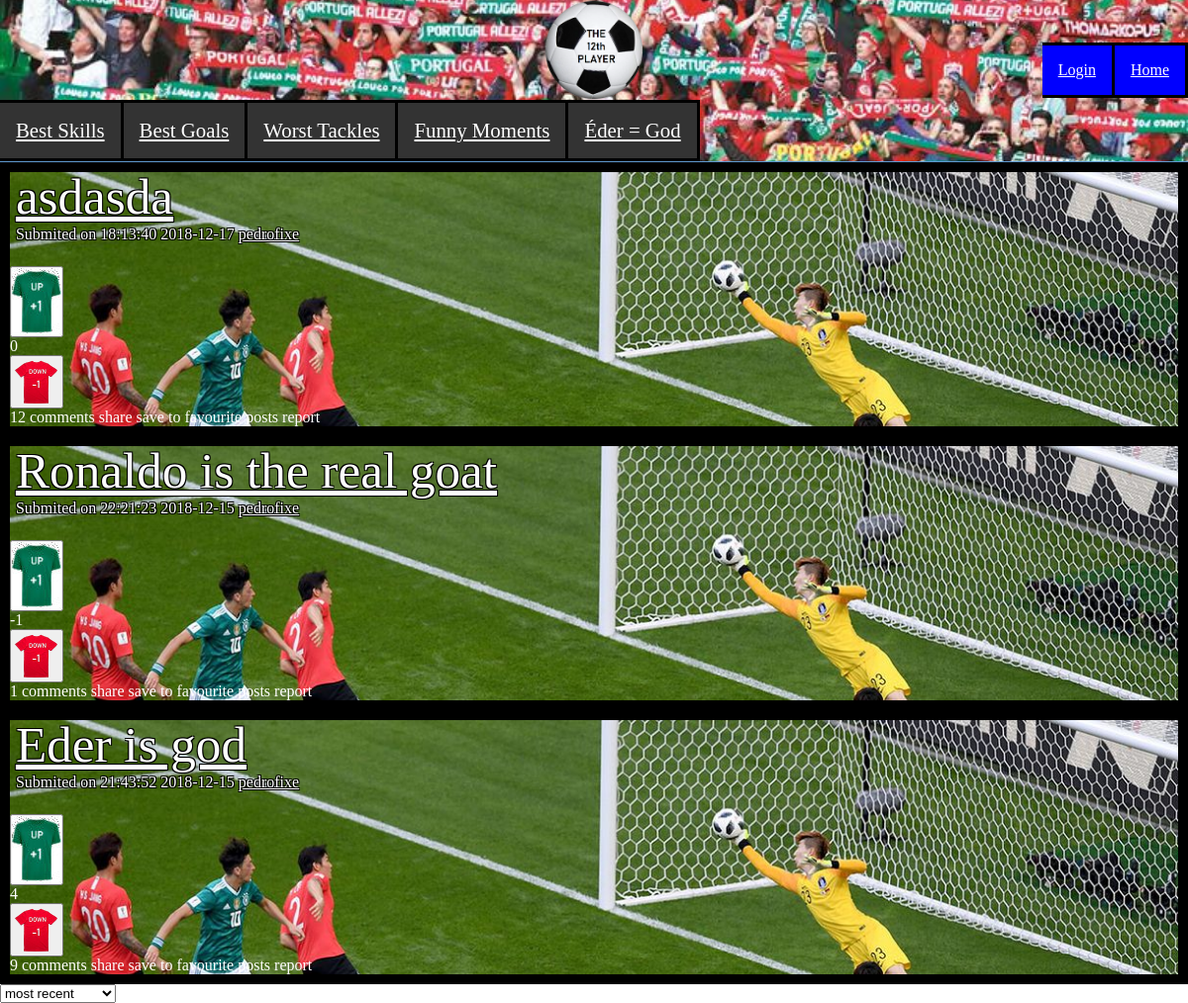
The page /posts.php on the database as committed earlier.
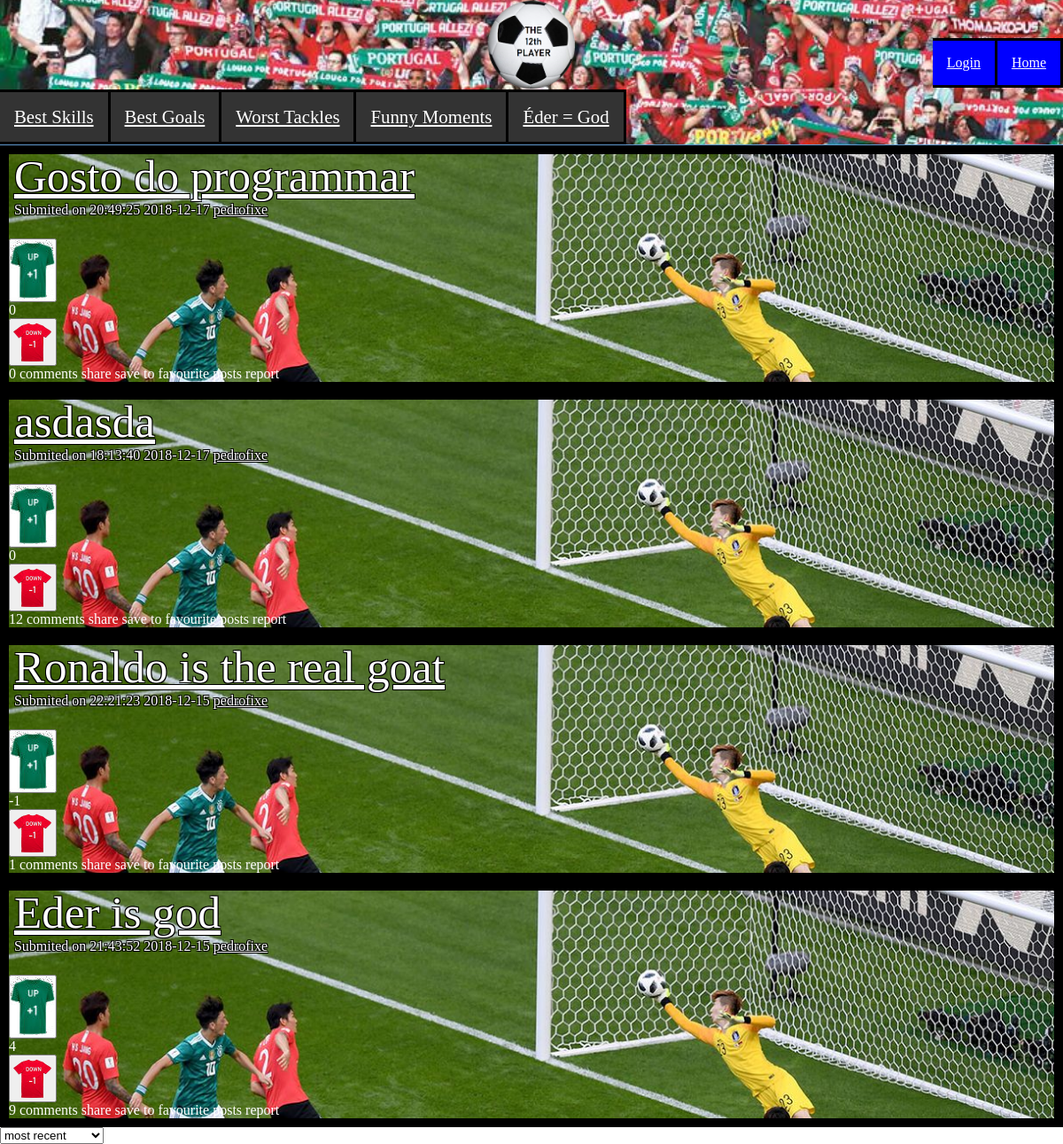
The same page on the database as committed later.
### tables this page shows
CREATE TABLE Post (
	idPost		INTEGER NOT NULL PRIMARY KEY,
	idUser		INTEGER REFERENCES User (idUser),

	Title 		VARCHAR (100) NOT NULL,
	Text		VARCHAR (1000) NOT NULL,

	Link		VARCHAR NOT NULL,

	Date		INTEGER NOT NULL,

	Upvotes		INTEGER,
	Downvotes	INTEGER
);

CREATE TABLE User (
    idUser      INTEGER  NOT NULL PRIMARY KEY,

    username	VARCHAR (50) NOT NULL UNIQUE,
	password	VARCHAR NOT NULL,
	age 		INTEGER NOT NULL,
	email		VARCHAR (100) NOT NULL UNIQUE,
	pic			VARCHAR NOT NULL
);

### utilities.php (called while the page is built, shortened)
<?php
	function getUsernameFromID($dbh, $id)
	{
		$query = $dbh->prepare('SELECT * FROM User WHERE idUser = ?');
		$query->execute(array($id));
		$results = $query->fetchAll();
		return $results[0]['username'];
	}
	function loggedIn()
	{
		$session = session_start();
		if (isset($_SESSION['id']))
		{
			$id = $_SESSION['id'];
			return $id;
		}
		else
		{
			return -1;
		}
	}
?>

### orderPosts.php (the view, shortened to what this page needs)
<?php
	include_once("utilities.php");
	$dbh = new PDO('sqlite:database.db');
	$dbh->setAttribute(PDO::ATTR_EMULATE_PREPARES,false);
	$orderType = "most recent";
	if ($orderType == "top")
	{
		$query = $dbh->prepare('SELECT P.idPost, P.Title, P.Date, P.idUser, P.Upvotes, P.Downvotes, U.username, P.Upvotes-P.Downvotes votes, count(C.idComment) commentCount from Post P, User U LEFT OUTER JOIN Comment C ON P.idPost = C.idPost WHERE p.idUser = U.idUser GROUP BY P.idPost ORDER BY votes DESC');
	}
	else if ($orderType == "most recent")
	{
		$query = $dbh->prepare('SELECT P.idPost, P.Title, P.Date, P.idUser, P.Upvotes, P.Downvotes, U.username, count(C.idComment) commentCount from Post P, User U LEFT OUTER JOIN Comment C ON P.idPost = C.idPost WHERE p.idUser = U.idUser GROUP BY P.idPost ORDER BY Date DESC');
	}
	$status = $query->execute();
	$postLimit = 5;
	$posts = array();
	for ($i = 0; $i < $postLimit; $i++)
	{
		$fetched = $query->fetch();
		if ($fetched)
			$posts[] = $fetched;
	}
	$return = "";
	foreach($posts as $post)
	{
		$idPost = $post['idPost'];
		$Title = $post['Title'];
		$Date = $post['Date'];
		$idUser = $post['idUser'];
		$Upvotes = $post['Upvotes'];
		$Downvotes = $post['Downvotes'];
		$commentCount = $post['commentCount'];
		$Votes = $Upvotes-$Downvotes;
		$dateString = date('H:i:s Y-m-d', $Date);
		$username = getUsernameFromID($dbh, $idUser);
		$return .=
		"\n\n<div id=\"main\" class=\"postPage\">
				<div class='post'>
					<div class=\"post-body\">
						<a href=\"postPage.php?id=$idPost\" class='post-title'> $Title </a>
						<p> Submited on $dateString <a href=\"#\" class='submitter'>$username</a><br><br></p>
					</div>
					<div class=\"post-votes\">
						<div class='ball up' >
							<button onclick='upVote($idPost)' id='upVote()'>
								<img src=\"./upvote.jpg\">
							</button>
						</div>
						<div id=\"numberOfVotes$idPost\">$Votes</div>
						<div class='ball down' id='downvote()'>
							<button onclick='downVote($idPost)' id='downVote()'>
								<img src=\"./downvote1.png\">
							</button>
						</div>
					</div>
					<div class='post-options'>
						<span>$commentCount comments</span>
						<span>share</span>
						<span>save to favourite posts</span>
						<span>report</span>
					</div>
				</div>
			</div>";
	}
	echo "$return";
?>

### posts.php (shortened to what this page needs)
<?php
	include_once("utilities.php");
?>
<!DOCTYPE <!DOCTYPE html>
<html lang="en" dir="ltr">
<head>
	<link href="style.css" rel="stylesheet">
</head>
<body>
	<nav class='posts'>
		<div class = "logo">
			<a href="./index.php">
				<img src='./12th.png'>
			</a>
		</div>
		<div class= "posts2">
			<ul>
				<li><a href="#a">Best Skills</a></li>
				<li><a href=#b>Best Goals</a></li>
				<li><a href=#c>Worst Tackles </a></li>
				<li><a href=#d>Funny Moments </a></li>
				<li><a href=#e>Éder = God </a></li>
			</ul>
		</div>
		<div class="profileInPosts">
			<div>
				<ul>
					<?php
					$id = loggedIn();
					if ($id == -1) : ?>
						<li><a href="index.php">Home</a></li>
						<li><a href="login.html">Login</a></li>
				<?php endif; ?>
			</div>
		</nav>
		<div id="posts">
			<?php include_once("orderPosts.php") ?>
		</div>
		<select id="sort" onchange="orderPosts()">
			<option value="most recent">most recent</option>
		</select>
		</html>

### style.css (style rules this page uses)
* { margin: 0; padding: 0; }
.postPage { margin-top: 0%; display: grid; background-color: grey; z-index: 1; align-items: left; }
.posts { display: grid; grid-auto-rows: auto; margin-top: 0%; margin-bottom: 0%; margin: 0; padding: 0; background-color: grey; border-bottom: solid #5f99cf; border-width: thin; position: relative; align-items: left; background-attachment: scroll; }
.post { margin-bottom: -1%; text-align: left; margin-bottom: 0%; background: url(korea.jpg); background-size: cover; border: 10px solid black; color: white; }
.profileInPosts { margin-top: -10%; }
.profileInPosts ul li { align-items: flex-end; background-color: blue; float: right; }
.profileInPosts ul li a { align-items: flex-end; color: white; background-color: blue; }
.logo { margin-left: auto; margin-right: auto; }
.posts2 ul li a { color: white; font-size: 130%; }
nav { background-image: url(pt.png); background-repeat: no-repeat; background-position: center; background-size: cover; width: 100%; border-bottom: solid; border-color: black; border-width:thick; }
nav ul { background-color: #333333; margin: 0; list-style: none; display: block; }
nav ul li { background-color: #333333; float: left; padding: 16px; display: block; display: inline-table; border-right: solid black; border-top: solid black; border-bottom: solid black; }
.post-votes { text-align: left; }
.post-body { bottom: 2%; left: 0.5%; position: relative; color: white; text-shadow: -1px -1px 0 #000, 1px -1px 0 #000, -1px 1px 0 #000, 1px 1px 0 #000; }
.post-title { position: relative; font-size: 320%; color: white; text-shadow: -1px -1px 0 #000, 1px -1px 0 #000, -1px 1px 0 #000, 1px 1px 0 #000; }
.submitter { color: white; margin-top: 20%; }

Rows that differ between the two databases and show on the page:
added post: Title "Gosto do programmar", Date "20:49:25 2018-12-17", idUser.username "pedrofixe", Upvotes "0", commentCount "0"
